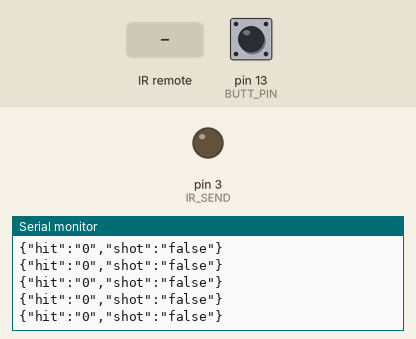
Recording of a sketch running on a simulated Arduino Uno, built with avr-gcc and run on an emulated ATmega328P. On the bench: output pins drawn as LEDs (lit = HIGH), the last lines printed to the serial monitor. The inputs (shaded band) are chosen by the test bench; at power-on: pin 13 (BUTT_PIN) HIGH.

Above: at 1.2 s.
1.3 s: pin 13 (BUTT_PIN) pulled LOW for 0.15 s
At 1.5 s:
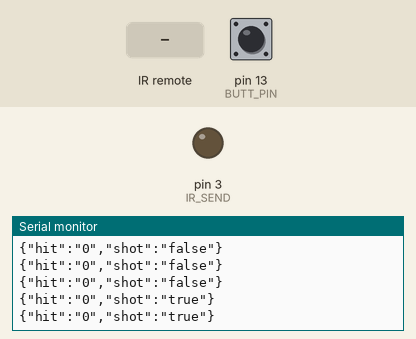
4.4 s: infrared code 0x00000008 received
7.4 s: pin 13 (BUTT_PIN) pulled LOW for 1 s
At 7.81 s:
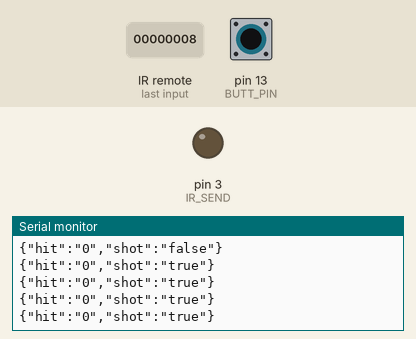
11.4 s: pin 13 (BUTT_PIN) pulsed LOW 2 times (0.12 s each, 0.3 s apart)
At 11.52 s:
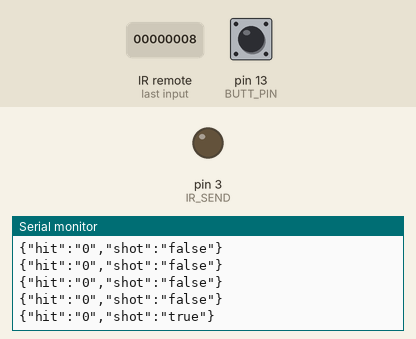

The sketch:

Capstone.ino
```cpp
#include <ArduinoJson.h>
#include <SoftwareSerial.h>
#include <IRremote.h>

#define BUTT_PIN 13
#define IR_SEND 3
#define IR_RECEIV 11
#define TXD 1
#define RXD 0

#define IR_VALUE 0x00000008

SoftwareSerial BTSerial(TXD, RXD);
IRsend irsend;
IRrecv irrecv(IR_RECEIV);
decode_results results;

char irvalue[9];
int flag = 0;

StaticJsonBuffer<200> jsonBuffer;

JsonObject& root = jsonBuffer.createObject();

void setup() {
  // put your setup code here, to run once:
  Serial.begin(9600);
  BTSerial.begin(9600);

  irrecv.enableIRIn();
  pinMode(BUTT_PIN, INPUT);
  pinMode(IR_SEND, OUTPUT);
  pinMode(IR_RECEIV, INPUT);
}

void loop() {
  // put your main code here, to run repeatedly:
  if(irrecv.decode(&results))//ir receiver
  {
    //Serial.print(results.value, HEX);
    String convert = String(results.value);
    convert.toCharArray(irvalue, sizeof(irvalue));
    root["hit"] = irvalue;
    root.printTo(BTSerial);
    root.printTo(Serial);
    irrecv.resume();
  }
  else
  {
    root["hit"] = "0";
    root.printTo(BTSerial);
    root.printTo(Serial);
  }

  if(digitalRead(BUTT_PIN) == LOW) //button & ir_send
  {
    //analogWrite(IR_SEND, 255);
    //digitalWrite(IR_SEND,HIGH);
    irsend.sendSony(IR_VALUE, 4);
    root["shot"] = "true";
    irrecv.enableIRIn();
  }
  else
  {
    root["shot"] = "false";
  }

  Serial.println();
}
```

Measured:
- after the input at 1.3 s, the serial monitor: prints a new line after 0.10 s (image 1)
- after the input at 7.4 s, the serial monitor: prints a new line after 0.12 s (image 2)
